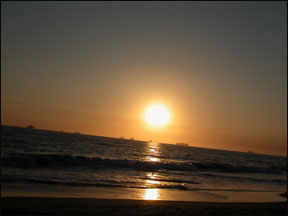
#> input picture HW1/crooked_horizon.jpg, 288 x 216 px
$ jupyter execute --allow-errors assignment1_release.ipynb
#> lines starting #> are read from the running program, lines starting #| are printed output that depends on the picture
# Assignment 1: Python Warmup and Image Manipulation

---
Please edit the cell below to include your name and student ID #

**name:** Kaifan Yu

**SID:** 67135388

# 0. Jupyter Notebook Tutorials

We will make extensive use of Python's numerical arrays (NumPy) and interactive plotting (Matplotlib) in Jupyter notebooks for the course assignments. This first assignment is intended as a gentle warm up in case you haven't used these tools before. Start by reading through the following tutorials:

If you haven't used Jupyter before, a good place to start is with the introductory documentation here:

http://opentechschool.github.io/python-data-intro/core/notebook.html

https://jupyter-notebook.readthedocs.io/en/stable/notebook.html#starting-the-notebook-server

https://jupyter-notebook.readthedocs.io/en/stable/examples/Notebook/Notebook%20Basics.html

https://jupyter-notebook.readthedocs.io/en/stable/examples/Notebook/Running%20Code.html

This page gives a good introduction to NumPy and many examples of using NumPy along with Matplotlib:

http://scipy-lectures.org/intro/numpy/array_object.html

https://numpy.org/doc/stable/user/absolute_beginners.html

You should also get comfortable with searching through the documentation as needed

https://numpy.org/doc/stable/reference/index.html

https://matplotlib.org/3.5.3/api/_as_gen/matplotlib.pyplot.html

---
The cell below sets up our environment for interactive plotting and imports some modules we will use for this assignment. You should not need to import any other modules to complete the assignment

[cell 1]
# %matplotlib notebook

#standard modules numpy and matplotlib we will use frequently
import numpy as np
import matplotlib.pyplot as plt

#interpolation function for part 2
from scipy.interpolate import griddata

#import the provided code selectpoints.py
import selectpoints

***
# 1. 2D Rotation [20pts]

Write a function ***rotate_points*** which takes a set of 2D points (stored in
a ***numpy*** array) and an angle (in degrees) and returns a new set of
point coordinates which have been rotated *counter-clockwise* by the
specified angle.

By counter-clockwise, we mean counter-clockwise in a coordinate system
where the first coordinate axis is to the right and the second axis is up.
(NOTE: when displaying images we typically use a coordinate system where
 the y-axis is increasing downwards).

You should first build the appropriate 2x2 rotation matrix based on the input angle
and then apply this transformation to all of the vectors representing each point.
In NumPy the "*" operator performs element-wise multiplication.  For matrix-vector
multiplication you need to use the "@" operator.

To get full credit, you need to complete the two cells below.  The first
should contain your implementation of ***rotate_points***. The second
should contain some test code which demonstrates your rotation function
by generating a set of points, plotting them, using your rotate function
to rotate them and plotting the rotated points.

[cell 2]
import math


def rotate_points(points,angle):
    """
    Rotate the input grayscale image by a specified number of degrees


    Parameters
    ----------
    points : 2D numpy.array (dtype=float)
        Coordinates of N points stored in a array of shape (2,N)

    angle : float
        The angle by which to rotate the image in degrees

    Returns
    -------
    points_rotated : 2D numpy.array (dtype=float)
        array containing coordinates of the rotated points

    """

    #your code goes here
    con_rad = math.pi / 180
    rad = con_rad * angle

    rotation_matrix = np.array([[np.cos(rad), -np.sin(rad)],[np.sin(rad), np.cos(rad)]])

    points_rotated = np.dot(rotation_matrix, points)


    #check that the dimensions are correct/match up
    assert(points.shape[0]==2)
    assert(points_rotated.shape[0]==2)
    assert(points.shape[1]==points_rotated.shape[1])

    return points_rotated

[cell 3]
#
# Your test code goes here
#

# generate 1000 points and random in the square [-1,1]x[-1,1]
# using np.random.uniform
points = np.random.uniform(low=-1, high=1, size=(2, 1000))

# plot the points
plt.figure()
plt.plot(points[0,:],points[1,:],'.')

# make sure that the plot has equal scaling on the x and y axis
# so that the square appears square
plt.axis('equal')
plt.show()
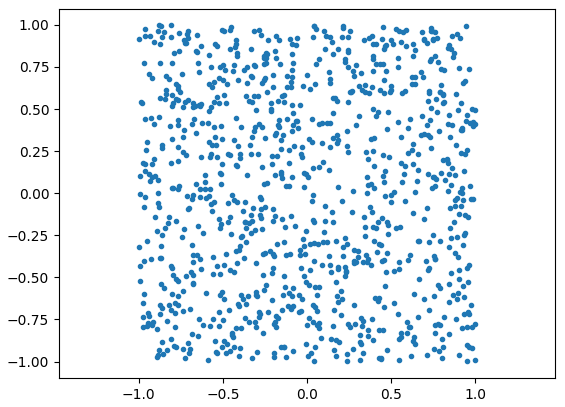
#> figure drawn by matplotlib, 1 panel


# rotate the points by 10 degrees
points_rotated = rotate_points(points,10)

# plot the rotated points
plt.plot(points_rotated[0,:], points_rotated[1,:],'.', color='green')
plt.axis('equal')

plt.show()
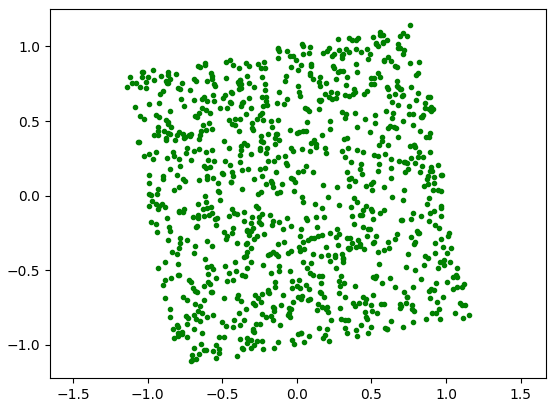
#> figure drawn by matplotlib, 1 panel

# 2. Image Rotation [55pts]

Write a function ***rotate_image*** that takes a grayscale image and an angle (in degrees)
and returns a new image which has been rotated clockwise around the center of the
image by the specified angle.

To accomplish this your code should carry out the following steps:

1. ***Generate the x,y coordinates of the pixels in the image relative to the center of the image.*** For example, if the image is 101 pixels wide, the x coordinate should range from -50 to 50. You may find the function **np.meshgrid** useful for generating the pixel coordinates.  (see https://docs.scipy.org/doc/numpy/reference/generated/numpy.meshgrid.html)
For example: **gridx,gridy = np.meshgrid(np.arange(-2,3),np.arange(-1.5,2.5))** generates pixel coordinates for an image that is 4 pixels tall and 5 pixels wide.  Make sure your code is correct for both odd and even width/height images.

2. ***Store the coordinates in a 2xN array and use your rotate_pts function to rotate them***
If you use **np.meshgrid** to generate coordinates, you find that the results are stored in
two separate 2D arrays.  In order to apply your previously written function you will need to
reshape them into a 1xN array (where N is the total number of pixels in the image) and stack
the two results together to get a 2xN array. You will find the functions **np.reshape** and **np.concatenate**
useful in this regard. You should also reshape the image brightness values into a 1xN array.

3. ***Determine the dimensions of the rotated image***.  Now that you have the coordinates of
the rotated pixel centers, you can compute the minimum and maximum coordinates in order to
determine the range of coordinates for the output image (xmin,xmax)  (ymin,ymax)

4. ***Generate coordinates of the pixels in the rotated image*** You can again do this using **meshgrid**. Again you need to make sure that your point coordinates are centered even around the origin.

5. ***Interpolate brightness values at the new pixel coordinate locations*** In order to
interpolate the brightness values from the old grid to the new grid, we will use the function **scipy.interpolate.griddata**.  Start by reading the documentation for **griddata**. Pay
attention to what shape the inputs are (you may need to transpose some of your arrays).
You need to provide **griddata** with three pieces of information: the coordinates of the pixels
after we have rotated them, the gray value for each of those pixels, and the grid of pixel
coordinates for the output image.  By default, **griddata** will set the value of any pixels
that are outside the source image to NaN.

[cell 4]
def rotate_image(image, angle):
    """
    Rotate the input grayscale image by a specified number of degrees


    Parameters
    ----------
    image : 2D numpy.array (dtype=float)
        Pixel brightness values stored in an array of shape (H,W)

    angle : float
        The angle by which to rotate the image in degrees

    Returns
    -------
    image_rotated : 2D numpy.array (dtype=float)
        2D array containing the rotated image

    """

    h,w = image.shape
    n = h*w

    # # generate pixel coordinates for the input image
    (gridx, gridy) = np.meshgrid(np.arange(w) - w//2, np.arange(h) - h//2)

    # # reshape the grid of x and y coordinates into an 2xN array
    pts = np.vstack((gridx.reshape(-1), gridy.reshape(-1)))

    # # compute their locations after rotating
    rot_pts = rotate_points(pts,angle)

    # # find the extent of the rotated pixels

    minx = pts[0].min()
    maxx = pts[0].max()
    miny = pts[1].min()
    maxy = pts[1].max()


    # # check that limits are centered around 0
    # #  if this assert fails it means your grid generation isn't centered
    # #  (or possibly that your rotation code is incorrect)
    assert((minx+maxx)<0.01)
    assert((miny+maxy)<0.01)

    # # generate a grid covering the output range

    new_w = int(np.ceil(maxx - minx))
    new_h = int(np.ceil(maxy - miny))

    ogridx, ogridy = np.meshgrid(np.arange(new_w) - new_w // 2, np.arange(new_h) - new_h // 2)


    # # collect the brightness values of the pixels in an Nx1 vector
    bvalues = image.reshape(-1)

    # # use griddata to interpolate the gray values of the input pixels
    # # on to the new output grid
    image_rotated = griddata(rot_pts.T, bvalues, (ogridx, ogridy))

    # return the resulting image
    return image_rotated

[cell 5]
#load an image
I = plt.imread("crooked_horizon.jpg")
#> I is the input picture: shape (216, 288, 3); mean R, G, B 91.1, 74.9, 56

#display the shape of the array and data type
print("I.shape=",I.shape,"\nI.dtype=",I.dtype)
#| I.shape= (216, 288, 3)
#| I.dtype= uint8

#convert to float data type and scale to [0..1] if necessary
if (I.dtype == np.uint8):
    I = I.astype(float) / 256

#I.dtype should now be float

#if your image is color (shape HxWx3), convert to grayscale by averaging together
# the three color channels (R,G,B).  If your image has an alpha channel (HxWx4)
# you should just drop it.
def rgb2gray(rgb):
    return np.dot(rgb[...,:3], [0.2989, 0.5870, 0.1140])
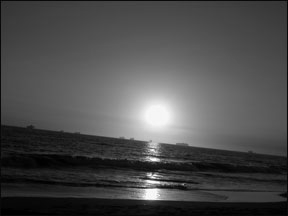
#> returned value: shape (216, 288) float64; min 0, max 0.995, mean 0.303


image = rgb2gray(I)

# display the image in the notebook using a grayscale colormap
plt.figure()
plt.imshow(image,cmap=plt.cm.gray)

# #force matplotlib to go ahead and display the plot immediately
plt.show()

# #rotate the image 45 degrees
image_rot = rotate_image(image,45)
#> in rotate_image, `image_rotated = griddata(rot_pts.T, bvalues, (ogridx, ogridy))`:
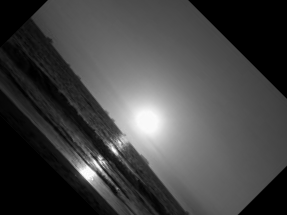
#> image_rotated: shape (215, 287) float64; 19.62% of the values are NaN or infinite; the others: min 0.00467, max 0.986, mean 0.332; drawn with min black, max white, NaN and infinite black

# #display the rotated image
plt.figure()
plt.imshow(image_rot,cmap=plt.cm.gray)
plt.show()
# ...

# 3. Test your image rotation [5pts]

Use **matplotlib.pyplot.imread** to load in a grayscale image of your choice. If you don't have a grayscale image handy, load in a color image and then convert it to grayscale averaging together the three color channels (use **numpy.mean**).

You can display your image in the notebook using the **matplotlib.pyplot.imshow** function. Display your input image and then call your **rotate_image** function in order to rotate your image by 45 degrees.  Then display the resulting rotated image.

**HINT:** When loading an image with **imread** it is important to example the data type of the returned array. Depending on the image it may be that `I.dtype = uint8` or `I.dtype = float32`. Integer values range in [0..255] while floating point values for an image will be in [0..1].  A simple approach is to always convert images to floats, this will avoid much confusion and potential bugs later on.

[cell 6]
# first test to make sure that multiples of 90 degree
# rotations give the right sized outputs

def testrot(I):
    J0 = rotate_image(I,0)
    J1 = rotate_image(I,90)
    J2 = rotate_image(I,180)
    assert(J0.shape == I.shape)
    assert(J1.shape[0]==I.shape[1])
    assert(J1.shape[1]==I.shape[0])
    assert(J2.shape==I.shape)

# create some synthetic test cases here by just creating an array I
# with random values in it and see that it passes the test above
rand_image = np.random.rand(200, 200)
# make sure to test for both even and odd sized images
#> (the rest of this cell did not finish here and is left out)

[cell 7]
#load an image
I = plt.imread("crooked_horizon.jpg")

#display the shape of the array and data type
print("I.shape=",I.shape,"\nI.dtype=",I.dtype)
#| I.shape= (216, 288, 3)
#| I.dtype= uint8
